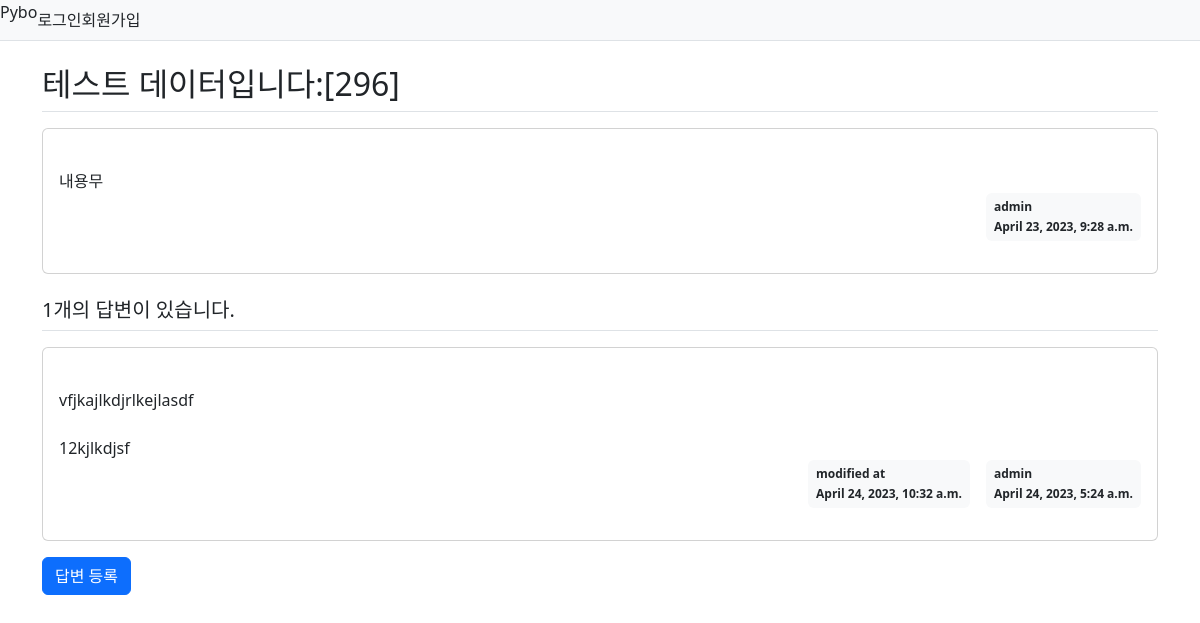
Screenshot of /pybo/302/ with the database file from the repository.
### pybo/models.py (models this page shows, shortened)
class Question(models.Model):
    author = models.ForeignKey(User, on_delete=models.CASCADE)
    subject = models.CharField(max_length=200)
    content = models.TextField()
    create_date = models.DateTimeField()
    modify_date = models.DateTimeField(null=True, blank=True)

class Answer(models.Model):
    author = models.ForeignKey(User, on_delete=models.CASCADE)
    question = models.ForeignKey(Question, on_delete=models.CASCADE)
    content = models.TextField()
    create_date = models.DateTimeField()
    modify_date = models.DateTimeField(null=True, blank=True)

### pybo/views.py (the view)
# urls.py: path("<int:question_id>/", views.detail, name="detail"),
def detail(request, question_id):
    question = get_object_or_404(Question, pk=question_id)
    context = {'question': question}
    return render(request, "pybo/question_detail.html", context)

### templates/pybo/question_detail.html (shortened to what this page needs)
{% extends 'base.html' %}
{% load static %}
{% block content %}
<div class="container my-3">
  <h2 class="border-bottom py-2">{{ question.subject}}</h2>
  <div class="card my-3">
    <div class="card-body">
      <div class="card-text" style="white-space: pre-line;">
        {{ question.content }}
      </div>
      <div class="d-flex justify-content-end">
        <div class="badge bg-light text-dark p-2 text-start">
          <div class="mb-2">{{ question.author.username }}</div>
          <div>{{ question.create_date }}</div>
        </div>
      </div>
    </div>
  </div>
  <h5 class="border-bottom my-3 py-2">
    {{ question.answer_set.count}}개의 답변이 있습니다.
  </h5>
  {% for answer in question.answer_set.all %}
  <div class="card my-3">
    <div class="card-body">
      <div class="card-text" style="white-space: pre-line;">
        {{ answer.content }}
      </div>
      <div class="d-flex justify-content-end">
        {% if answer.modify_date %}
        <div class="badge bg-light text-dark p-2 text-start mx-3">
          <div class="mb-2">modified at</div>
          <div>{{ answer.modify_date }}</div>
        </div>
        {% endif %}
        <div class="badge bg-light text-dark p-2 text-start">
          <div class="mb-2"> {{ question.author.username }} </div>
          <div>{{ answer.create_date }}</div>
        </div>
      </div>
    </div>
  </div>
  {% endfor %}
  <form action="{% url 'pybo:answer_create' question.id%}" method="post" class="my-3">
    <input type="submit" value="답변 등록" class="btn btn-primary">
  </form>
</div>
{% endblock %}

### rows the page displays
Question: subject "테스트 데이터입니다:[296]", content "내용무", author.username "admin", create_date "April 23, 2023, 9:28 a.m.", answer_set.count "1"
Answer: content "vfjkajlkdjrlkejlasdf 12kjlkdjsf", modify_date "April 24, 2023, 10:32 a.m.", create_date "April 24, 2023, 5:24 a.m."
